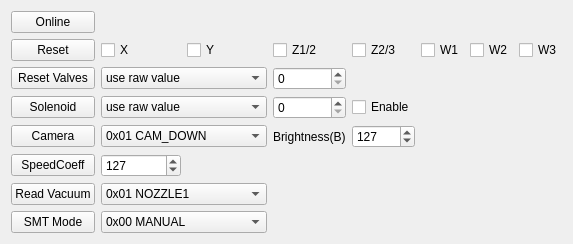
     <widget class="QWidget" name="tabBase">
      <attribute name="title">
       <string>Base</string>
      </attribute>
      <layout class="QGridLayout" name="gridLayout">
       <item row="5" column="1" colspan="2">
        <widget class="QComboBox" name="camCBX">
         <item>
          <property name="text">
           <string>0x01 CAM_DOWN</string>
          </property>
         </item>
         <item>
          <property name="text">
           <string>0x02 CAM_UP_LEFT</string>
          </property>
         </item>
         <item>
          <property name="text">
           <string>0x03 CAM_UP_RIGHT</string>
          </property>
         </item>
        </widget>
       </item>
       <item row="1" column="7">
        <widget class="QCheckBox" name="w3CB">
         <property name="text">
          <string>W3</string>
         </property>
        </widget>
       </item>
       <item row="1" column="3">
        <widget class="QCheckBox" name="Z12CB">
         <property name="text">
          <string>Z1/2</string>
         </property>
        </widget>
       </item>
       <item row="5" column="0">
        <widget class="QPushButton" name="cameraButton">
         <property name="text">
          <string>Camera</string>
         </property>
        </widget>
       </item>
       <item row="6" column="1">
        <widget class="QSpinBox" name="speedSX">
         <property name="maximum">
          <number>255</number>
         </property>
         <property name="value">
          <number>127</number>
         </property>
        </widget>
       </item>
       <item row="1" column="1">
        <widget class="QCheckBox" name="xCB">
         <property name="text">
          <string>X</string>
         </property>
        </widget>
       </item>
       <item row="2" column="1" colspan="2">
        <widget class="QComboBox" name="resetValueCBX">
         <item>
          <property name="text">
           <string>use raw value</string>
          </property>
         </item>
         <item>
          <property name="text">
           <string>0x06 VALVE_NFEEDER</string>
          </property>
         </item>
         <item>
          <property name="text">
           <string>0x05 VALVE_WFEEDER</string>
          </property>
         </item>
         <item>
          <property name="text">
           <string>0x07 VALVE_EFEEDER</string>
          </property>
         </item>
         <item>
          <property name="text">
           <string>0x0A VALVE_SFEEDER</string>
          </property>
         </item>
        </widget>
       </item>
       <item row="2" column="0">
        <widget class="QPushButton" name="resetValvesButton">
         <property name="text">
          <string>Reset Valves</string>
         </property>
        </widget>
       </item>
       <item row="1" column="6">
        <widget class="QCheckBox" name="w2CB">
         <property name="text">
          <string>W2</string>
         </property>
        </widget>
       </item>
       <item row="6" column="0">
        <widget class="QPushButton" name="SpeedCoeffButton">
         <property name="text">
          <string>SpeedCoeff</string>
         </property>
        </widget>
       </item>
       <item row="7" column="0">
        <widget class="QPushButton" name="readVacuumButton">
         <property name="text">
          <string>Read Vacuum</string>
         </property>
        </widget>
       </item>
       <item row="1" column="0">
        <widget class="QPushButton" name="resetButton">
         <property name="text">
          <string>Reset</string>
         </property>
        </widget>
       </item>
       <item row="1" column="5">
        <widget class="QCheckBox" name="w1CB">
         <property name="text">
          <string>W1</string>
         </property>
        </widget>
       </item>
       <item row="0" column="0">
        <widget class="QPushButton" name="onlineButton">
         <property name="text">
          <string>Online</string>
         </property>
        </widget>
       </item>
       <item row="3" column="0">
        <widget class="QPushButton" name="solenoidButton">
         <property name="text">
          <string>Solenoid</string>
         </property>
        </widget>
       </item>
       <item row="7" column="1" colspan="2">
        <widget class="QComboBox" name="readVacuumCBX">
         <item>
          <property name="text">
           <string>0x01 NOZZLE1</string>
          </property>
         </item>
         <item>
          <property name="text">
           <string>0x02 NOZZLE2</string>
          </property>
         </item>
         <item>
          <property name="text">
           <string>0x03 NOZZLE3</string>
          </property>
         </item>
         <item>
          <property name="text">
           <string>0x04 NOZZLE4</string>
          </property>
         </item>
        </widget>
       </item>
       <item row="5" column="4">
        <widget class="QSpinBox" name="brightnessSX">
         <property name="maximum">
          <number>255</number>
         </property>
         <property name="value">
          <number>127</number>
         </property>
        </widget>
       </item>
       <item row="1" column="4">
        <widget class="QCheckBox" name="z34CB">
         <property name="text">
          <string>Z2/3</string>
         </property>
        </widget>
       </item>
       <item row="1" column="2">
        <widget class="QCheckBox" name="yCB">
         <property name="text">
          <string>Y</string>
         </property>
        </widget>
       </item>
       <item row="2" column="3">
        <widget class="QSpinBox" name="rasetValveRawSB"/>
       </item>
       <item row="3" column="1" colspan="2">
        <widget class="QComboBox" name="solenoidCBX">
         <item>
          <property name="text">
           <string>use raw value</string>
          </property>
         </item>
         <item>
          <property name="text">
           <string>0x01 VACUUM1</string>
          </property>
         </item>
         <item>
          <property name="text">
           <string>0x02 VACUUM2</string>
          </property>
         </item>
         <item>
          <property name="text">
           <string>0x03 VACUUM3</string>
          </property>
         </item>
         <item>
          <property name="text">
           <string>0x04 VACUUM4</string>
          </property>
         </item>
         <item>
          <property name="text">
           <string>0x05 WEST_FEEDER</string>
          </property>
         </item>
         <item>
          <property name="text">
           <string>0x06 NORTH_FEEDER</string>
          </property>
         </item>
         <item>
          <property name="text">
           <string>0x07 EAST_FEEDER</string>
          </property>
         </item>
         <item>
          <property name="text">
           <string>0x0A VIBRATION</string>
          </property>
         </item>
         <item>
          <property name="text">
           <string>0x0B LIGHT1</string>
          </property>
         </item>
         <item>
          <property name="text">
           <string>0x0C LIGHT2</string>
          </property>
         </item>
         <item>
          <property name="text">
           <string>0x0D LIGHT3</string>
          </property>
         </item>
        </widget>
       </item>
       <item row="5" column="3">
        <widget class="QLabel" name="label">
         <property name="text">
          <string>Brightness(B)</string>
         </property>
        </widget>
       </item>
       <item row="3" column="3">
        <widget class="QSpinBox" name="solenoidSB"/>
       </item>
       <item row="8" column="0">
        <widget class="QPushButton" name="smtModeButton">
         <property name="text">
          <string>SMT Mode</string>
         </property>
        </widget>
       </item>
       <item row="8" column="1" colspan="2">
        <widget class="QComboBox" name="smtModeCBX">
         <item>
          <property name="text">
           <string>0x00 MANUAL</string>
          </property>
         </item>
         <item>
          <property name="text">
           <string>0x01 BEGIN</string>
          </property>
         </item>
         <item>
          <property name="text">
           <string>0x02 PAUSE</string>
          </property>
         </item>
         <item>
          <property name="text">
           <string>0x03 RECOVER</string>
          </property>
         </item>
         <item>
          <property name="text">
           <string>0x04 STOP</string>
          </property>
         </item>
        </widget>
       </item>
       <item row="3" column="4">
        <widget class="QCheckBox" name="solenoidEnableCB">
         <property name="text">
          <string>Enable</string>
         </property>
        </widget>
       </item>
      </layout>
     </widget>
